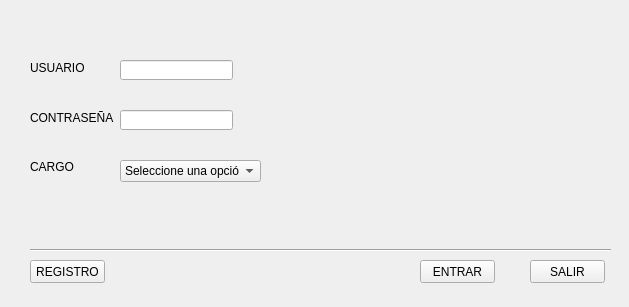
<?xml version="1.0" encoding="UTF-8"?>
<ui version="4.0">
 <class>Form</class>
 <widget class="QWidget" name="Form">
  <property name="geometry">
   <rect>
    <x>0</x>
    <y>0</y>
    <width>629</width>
    <height>307</height>
   </rect>
  </property>
  <property name="windowTitle">
   <string>Ventana de Logeo</string>
  </property>
  <widget class="QPushButton" name="btnSalir">
   <property name="geometry">
    <rect>
     <x>530</x>
     <y>260</y>
     <width>75</width>
     <height>23</height>
    </rect>
   </property>
   <property name="text">
    <string>SALIR</string>
   </property>
  </widget>
  <widget class="QPushButton" name="btnEntrar">
   <property name="geometry">
    <rect>
     <x>420</x>
     <y>260</y>
     <width>75</width>
     <height>23</height>
    </rect>
   </property>
   <property name="text">
    <string>ENTRAR</string>
   </property>
  </widget>
  <widget class="Line" name="line">
   <property name="geometry">
    <rect>
     <x>30</x>
     <y>240</y>
     <width>581</width>
     <height>20</height>
    </rect>
   </property>
   <property name="orientation">
    <enum>Qt::Horizontal</enum>
   </property>
  </widget>
  <widget class="QPushButton" name="btnRegistro">
   <property name="geometry">
    <rect>
     <x>30</x>
     <y>260</y>
     <width>75</width>
     <height>23</height>
    </rect>
   </property>
   <property name="text">
    <string>REGISTRO</string>
   </property>
  </widget>
  <widget class="QLabel" name="label">
   <property name="geometry">
    <rect>
     <x>30</x>
     <y>60</y>
     <width>61</width>
     <height>16</height>
    </rect>
   </property>
   <property name="text">
    <string>USUARIO</string>
   </property>
  </widget>
  <widget class="QLabel" name="label_2">
   <property name="geometry">
    <rect>
     <x>30</x>
     <y>110</y>
     <width>91</width>
     <height>16</height>
    </rect>
   </property>
   <property name="text">
    <string>CONTRASEÑA</string>
   </property>
  </widget>
  <widget class="QLabel" name="label_3">
   <property name="geometry">
    <rect>
     <x>30</x>
     <y>160</y>
     <width>47</width>
     <height>13</height>
    </rect>
   </property>
   <property name="text">
    <string>CARGO</string>
   </property>
  </widget>
  <widget class="QLineEdit" name="lineEdit">
   <property name="geometry">
    <rect>
     <x>120</x>
     <y>60</y>
     <width>113</width>
     <height>20</height>
    </rect>
   </property>
  </widget>
  <widget class="QLineEdit" name="lineEdit_2">
   <property name="geometry">
    <rect>
     <x>120</x>
     <y>110</y>
     <width>113</width>
     <height>20</height>
    </rect>
   </property>
   <property name="echoMode">
    <enum>QLineEdit::Password</enum>
   </property>
  </widget>
  <widget class="QComboBox" name="comboBox">
   <property name="geometry">
    <rect>
     <x>120</x>
     <y>160</y>
     <width>141</width>
     <height>22</height>
    </rect>
   </property>
   <item>
    <property name="text">
     <string>Seleccione una opción</string>
    </property>
   </item>
   <item>
    <property name="text">
     <string>Profesor</string>
    </property>
   </item>
   <item>
    <property name="text">
     <string>Alumno</string>
    </property>
   </item>
  </widget>
  <widget class="QLabel" name="label_4">
   <property name="geometry">
    <rect>
     <x>330</x>
     <y>50</y>
     <width>271</width>
     <height>151</height>
    </rect>
   </property>
   <property name="text">
    <string/>
   </property>
   <property name="pixmap">
    <pixmap>imagenes/logo.png</pixmap>
   </property>
  </widget>
 </widget>
 <resources/>
 <connections/>
</ui>
